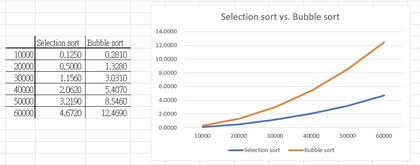
%> input picture Data Structure/HW1/0616098_黃秉茂/Chart(SelectionSort vs BubbleSort).jpg, 420 x 165 px, shrunk from 972 x 382 before the run, given in place of tmp.png, which was not available
$ octave lab03_1_0616098.m   (GNU Octave 9; MATLAB toolbox functions it lacks are replaced by stand-ins)
%> lines starting %> are read from the running program, lines starting %| are printed output that depends on the picture; in (x1, y1, x2, y2) boxes, pixels count from 0 and x2, y2 are one past the last pixel; in counts of white or black regions, pixels touching at a corner belong together; the program's own positions count from 1; pictures that were not available may be replaced by others from this repository, and a replacement may not be noted
%%%%%%%%%%%%%%%%%%%%%%%%%%%
% Assignment Number: Lab3
% Problem number: 1
% Student Name: 黃秉茂
% Student ID: 0616098
% Email address: maomao.08190@gmail.com
% Department: Computer Science, NCTU
% Date: 5/6
%%%%%%%%%%%%%%%%%%%%%%%%%%%%
% close all windows
% clear variables, and clear screen
close all; clf; clear; clc;

% show Lab Problem 3.1
disp('Lab Problem 3.1')
while(1)
    op = input('Please input the option code : ');
%> the answer given: 1
    switch op
        case 0
            disp('Thanks for playing.');
            break;
        case 1
            num = 2;
        case 2
            num = 4;
        case 3
            num = 8;
    end

    I = imread('tmp.png');
%> I is the input picture: size 165x420x3 uint8; mean R, G, B 245.6, 245.4, 245.2

    Id = im2double(I);

    s = size(Id);
%> s = [165 420 3]
    w = s(2);
%> w = 420
    h = s(1);
%> h = 165
    thickness = 5;

    %上
    Id(1:thickness, :, 1) = 0;
    Id(1:thickness, :, 2) = 0;
    Id(1:thickness, :, 3) = 1;
%> Id: size 165x420x3 double; mean R, G, B 0.933, 0.933, 0.962
    %下
    Id((h - thickness):h, :, 1) = 0;
    Id((h - thickness):h, :, 2) = 0;
    Id((h - thickness):h, :, 3) = 1;
%> Id: size 165x420x3 double; mean R, G, B 0.898, 0.897, 0.963
    %左
    Id(:, 1:thickness, 1) = 0;
    Id(:, 1:thickness, 2) = 0;
    Id(:, 1:thickness, 3) = 1;
%> Id: size 165x420x3 double; mean R, G, B 0.887, 0.886, 0.963; mean of the top-left, top-right, bottom-left and bottom-right quarters 0.893, 0.941, 0.894, 0.92
    %右
    Id(:, (w - thickness):w, 1) = 0;
    Id(:, (w - thickness):w, 2) = 0;
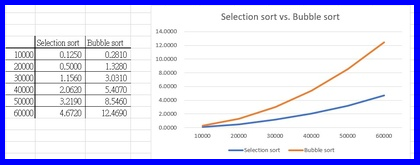
%> Id: size 165x420x3 double; mean R, G, B 0.874, 0.873, 0.963
    Id(:, (w - thickness):w, 3) = 1;
%> Id: size 165x420x3 double; 0.39% of pixels changed, all inside (x1, y1, x2, y2) = (414, 5, 420, 159)
    %直線
    for i = w / 8 : w / 8 : w - w / 8
        Id(:, 1 + i:thickness + i, 1) = 0;
        Id(:, 1 + i:thickness + i, 2) = 0;
        Id(:, 1 + i:thickness + i, 3) = 1;
    end
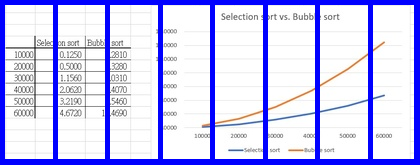
%> Id: size 165x420x3 double; mean R, G, B 0.799, 0.798, 0.966
    %橫線
    for i = h / num : h / num : h - h / num
        Id(1 + i:thickness + i, :, 1) = 0;
        Id(1 + i:thickness + i, :, 2) = 0;
        Id(1 + i:thickness + i, :, 3) = 1;
    end
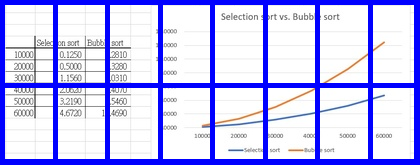
%> Id: size 165x420x3 double; 2.7% of pixels changed, all inside (x1, y1, x2, y2) = (5, 83, 414, 88)
%> (the run ends here)
